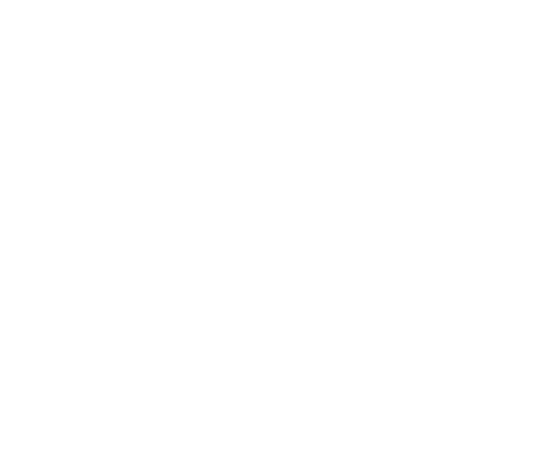
Frame 1 (no input)
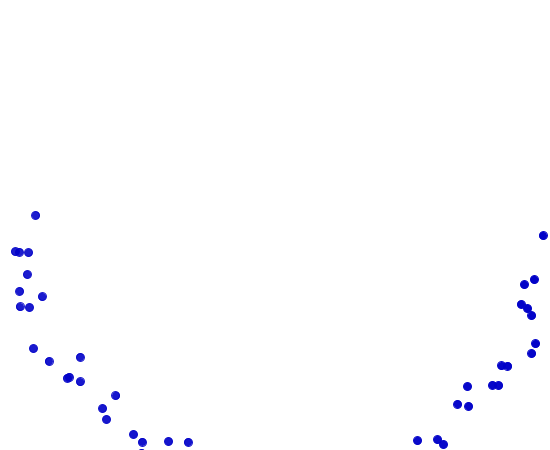
Frame 60 (the mouse pressed at the canvas centre just before this capture)
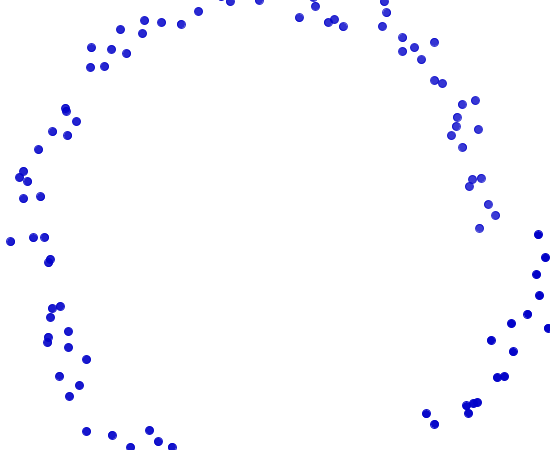
Frame 120 (the mouse held since frame 60 and released just before this capture)

The Processing sketch that drew these frames (run headless with seeded random() and noise(); from frame 60 on, the mouse is pressed at the canvas centre):

// Processing sketch: processing_93347
// ── processing_93347.pde


//inspired from http://processing.org/learning/topics/simpleparticlesystem.html
ArrayList<Particle> particles;

int centerX = 0;
int centerY = 0;

void setup() {
    size(550,450);
    centerX = width/2;
    centerY = height/2;
    particles = new ArrayList<Particle>();
}
 
void draw() {
  background(255);
  //[offset-down] A new Particle object is added to the ArrayList every cycle through draw().
  particles.add(new Particle());
 
  for (int i = 0; i < particles.size(); i++) {
    Particle p = particles.get(i);
    p.run();
    if (p.isDead()) {
      particles.remove(i);
    }
  }
}
 
class Particle {
    float radius =centerY+50;
    int grad = 0;
    float pcenterX;
    float pcenterY;
    float speed;
    color pcolor;
  float lifespan;
 
  Particle() {
    //[offset-up] For demonstration purposes we assign the Particle an initial velocity and constant acceleration.
    pcenterX = centerX+random(-20,20);
    pcenterY = centerY+random(-20,20);
    speed = random(1,40);
    lifespan = 255;
    pcolor = color(0,0,200);
  }
 
  // Sometimes it’s convenient to have a “run”
  // function that calls all the other functions we need.
  void run() {
    update();
    display();
  }
 
  void update() {
    lifespan-= 0.50;
    grad+=3;
    radius-=0.5;
  }
 
  void display() {
    stroke(pcolor,lifespan);
    fill(pcolor,lifespan);
    float winkel = radians(grad);
    float x = pcenterX + (cos(winkel)*radius);
    float y = pcenterY + (sin(winkel)*radius);
    ellipse(x,y,8,8);
  }
 
  // Is the Particle alive or dead?
  boolean isDead() {
    if (lifespan < 0) {
      return true;
    } else {
      return false;
    }
  }
}
